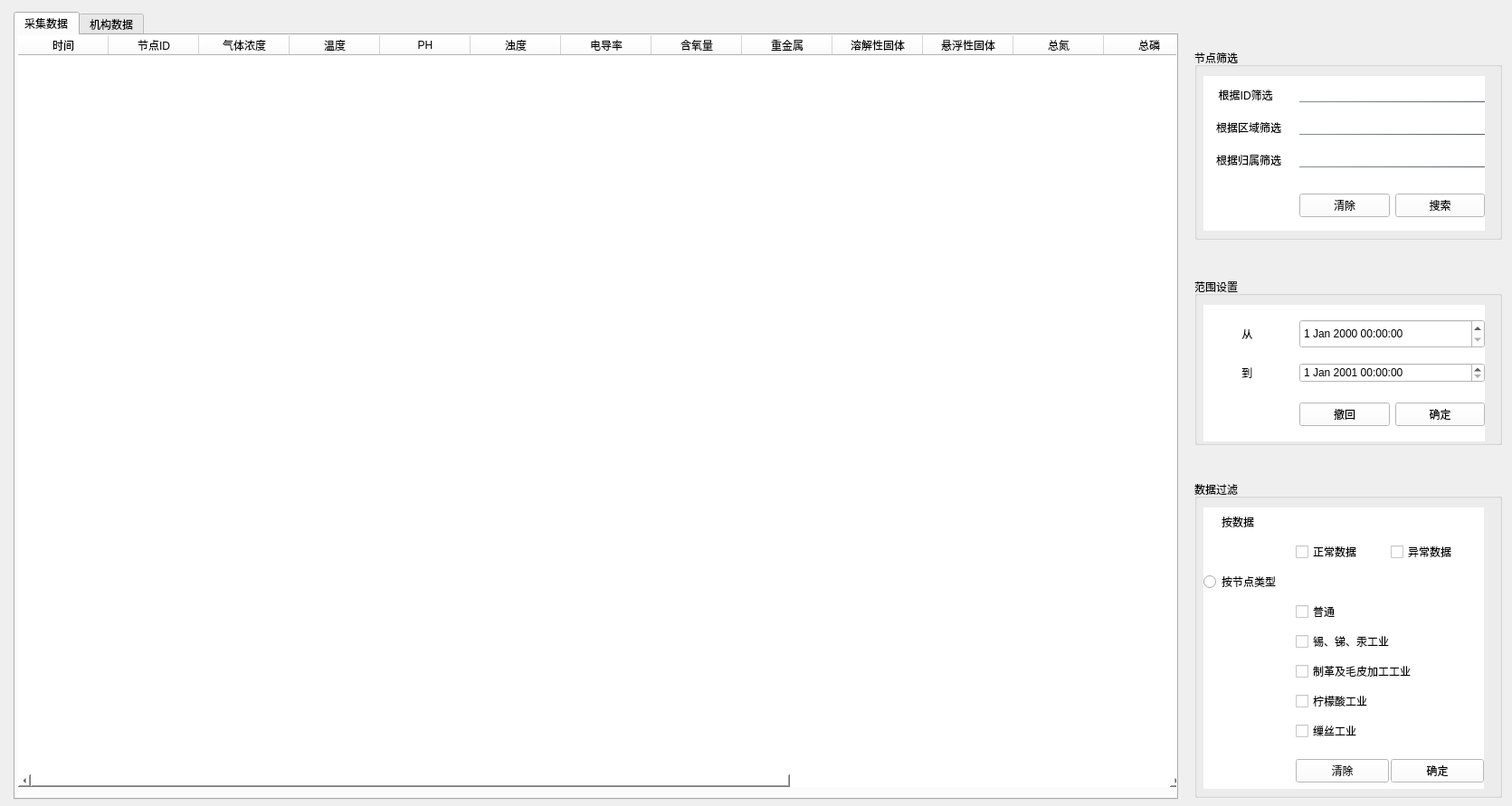
<?xml version="1.0" encoding="UTF-8"?>
<ui version="4.0">
 <class>DataView</class>
 <widget class="QWidget" name="DataView">
  <property name="geometry">
   <rect>
    <x>0</x>
    <y>0</y>
    <width>1671</width>
    <height>891</height>
   </rect>
  </property>
  <property name="windowTitle">
   <string>Form</string>
  </property>
  <widget class="QTabWidget" name="tabWidget">
   <property name="geometry">
    <rect>
     <x>15</x>
     <y>13</y>
     <width>1287</width>
     <height>871</height>
    </rect>
   </property>
   <property name="currentIndex">
    <number>0</number>
   </property>
   <widget class="QWidget" name="tab">
    <attribute name="title">
     <string>采集数据</string>
    </attribute>
    <widget class="QTableWidget" name="fluxTable">
     <property name="geometry">
      <rect>
       <x>3</x>
       <y>0</y>
       <width>1287</width>
       <height>831</height>
      </rect>
     </property>
     <property name="styleSheet">
      <string notr="true">background-color: rgba(255, 255, 255, 255);
border-radius:8px;</string>
     </property>
     <attribute name="horizontalHeaderCascadingSectionResizes">
      <bool>false</bool>
     </attribute>
     <column>
      <property name="text">
       <string>时间</string>
      </property>
     </column>
     <column>
      <property name="text">
       <string>节点ID</string>
      </property>
     </column>
     <column>
      <property name="text">
       <string>气体浓度</string>
      </property>
     </column>
     <column>
      <property name="text">
       <string>温度</string>
      </property>
     </column>
     <column>
      <property name="text">
       <string>PH</string>
      </property>
     </column>
     <column>
      <property name="text">
       <string>浊度</string>
      </property>
     </column>
     <column>
      <property name="text">
       <string>电导率</string>
      </property>
     </column>
     <column>
      <property name="text">
       <string>含氧量</string>
      </property>
     </column>
     <column>
      <property name="text">
       <string>重金属</string>
      </property>
     </column>
     <column>
      <property name="text">
       <string>  溶解性固体  </string>
      </property>
     </column>
     <column>
      <property name="text">
       <string>  悬浮性固体  </string>
      </property>
     </column>
     <column>
      <property name="text">
       <string>总氮</string>
      </property>
     </column>
     <column>
      <property name="text">
       <string>总磷</string>
      </property>
     </column>
     <column>
      <property name="text">
       <string>总有机碳</string>
      </property>
     </column>
     <column>
      <property name="text">
       <string>BOD</string>
      </property>
     </column>
     <column>
      <property name="text">
       <string>COD</string>
      </property>
     </column>
     <column>
      <property name="text">
       <string>细菌</string>
      </property>
     </column>
     <column>
      <property name="text">
       <string>大肠杆菌</string>
      </property>
     </column>
    </widget>
   </widget>
   <widget class="QWidget" name="tab_2">
    <attribute name="title">
     <string>机构数据</string>
    </attribute>
    <widget class="QTableWidget" name="proTable">
     <property name="geometry">
      <rect>
       <x>1</x>
       <y>0</y>
       <width>1290</width>
       <height>831</height>
      </rect>
     </property>
     <column>
      <property name="text">
       <string>时间</string>
      </property>
     </column>
     <column>
      <property name="text">
       <string>节点编号</string>
      </property>
     </column>
     <column>
      <property name="text">
       <string>PH排放</string>
      </property>
     </column>
     <column>
      <property name="text">
       <string>化学需氧量</string>
      </property>
     </column>
     <column>
      <property name="text">
       <string>总磷</string>
      </property>
     </column>
     <column>
      <property name="text">
       <string>总氮</string>
      </property>
     </column>
     <column>
      <property name="text">
       <string>氨氮</string>
      </property>
     </column>
     <column>
      <property name="text">
       <string>石油类</string>
      </property>
     </column>
     <column>
      <property name="text">
       <string>悬浮物</string>
      </property>
     </column>
     <column>
      <property name="text">
       <string>悬浮物(其它)</string>
      </property>
     </column>
     <column>
      <property name="text">
       <string>硫化物</string>
      </property>
     </column>
     <column>
      <property name="text">
       <string>氟化物</string>
      </property>
     </column>
     <column>
      <property name="text">
       <string>总铜</string>
      </property>
     </column>
     <column>
      <property name="text">
       <string>总锌</string>
      </property>
     </column>
     <column>
      <property name="text">
       <string>总锡</string>
      </property>
     </column>
     <column>
      <property name="text">
       <string>总锑</string>
      </property>
     </column>
     <column>
      <property name="text">
       <string>总汞</string>
      </property>
     </column>
     <column>
      <property name="text">
       <string>总镉</string>
      </property>
     </column>
     <column>
      <property name="text">
       <string>总铅</string>
      </property>
     </column>
     <column>
      <property name="text">
       <string>总砷</string>
      </property>
     </column>
     <column>
      <property name="text">
       <string>六价铬</string>
      </property>
     </column>
     <column>
      <property name="text">
       <string>气体浓度</string>
      </property>
     </column>
     <column>
      <property name="text">
       <string>浊度</string>
      </property>
     </column>
     <column>
      <property name="text">
       <string>电导率</string>
      </property>
     </column>
     <column>
      <property name="text">
       <string>重金属</string>
      </property>
     </column>
     <column>
      <property name="text">
       <string>溶解性固体</string>
      </property>
     </column>
     <column>
      <property name="text">
       <string>总有机碳</string>
      </property>
     </column>
     <column>
      <property name="text">
       <string>五日生化需氧量</string>
      </property>
     </column>
     <column>
      <property name="text">
       <string>生物需氧量</string>
      </property>
     </column>
     <column>
      <property name="text">
       <string>总磷</string>
      </property>
     </column>
     <column>
      <property name="text">
       <string>细菌总数</string>
      </property>
     </column>
     <column>
      <property name="text">
       <string>大肠杆菌数</string>
      </property>
     </column>
     <column>
      <property name="text">
       <string>色度</string>
      </property>
     </column>
     <column>
      <property name="text">
       <string>动植物油</string>
      </property>
     </column>
     <column>
      <property name="text">
       <string>氯离子</string>
      </property>
     </column>
     <column>
      <property name="text">
       <string>总铬</string>
      </property>
     </column>
    </widget>
   </widget>
  </widget>
  <widget class="QGroupBox" name="nodeinfogroup3">
   <property name="geometry">
    <rect>
     <x>1320</x>
     <y>307</y>
     <width>340</width>
     <height>185</height>
    </rect>
   </property>
   <property name="title">
    <string>范围设置</string>
   </property>
   <widget class="QWidget" name="widget" native="true">
    <property name="geometry">
     <rect>
      <x>10</x>
      <y>30</y>
      <width>311</width>
      <height>151</height>
     </rect>
    </property>
    <property name="styleSheet">
     <string notr="true">background-color: rgb(255, 255, 255);</string>
    </property>
    <layout class="QGridLayout" name="gridLayout_2">
     <property name="verticalSpacing">
      <number>0</number>
     </property>
     <item row="1" column="1" colspan="2">
      <widget class="QDateTimeEdit" name="dateTimeEdit_2">
       <property name="maximumSize">
        <size>
         <width>205</width>
         <height>16777215</height>
        </size>
       </property>
       <property name="dateTime">
        <datetime>
         <hour>0</hour>
         <minute>0</minute>
         <second>0</second>
         <year>2001</year>
         <month>1</month>
         <day>1</day>
        </datetime>
       </property>
      </widget>
     </item>
     <item row="0" column="0">
      <widget class="QLabel" name="label_7">
       <property name="maximumSize">
        <size>
         <width>100</width>
         <height>16777215</height>
        </size>
       </property>
       <property name="styleSheet">
        <string notr="true">background-color: rgba(255, 255, 255,0);</string>
       </property>
       <property name="text">
        <string>从 </string>
       </property>
       <property name="alignment">
        <set>Qt::AlignCenter</set>
       </property>
      </widget>
     </item>
     <item row="1" column="0">
      <widget class="QLabel" name="label_8">
       <property name="minimumSize">
        <size>
         <width>100</width>
         <height>0</height>
        </size>
       </property>
       <property name="maximumSize">
        <size>
         <width>100</width>
         <height>16777215</height>
        </size>
       </property>
       <property name="styleSheet">
        <string notr="true">background-color: rgb(255, 255, 255);</string>
       </property>
       <property name="text">
        <string>到 </string>
       </property>
       <property name="alignment">
        <set>Qt::AlignCenter</set>
       </property>
      </widget>
     </item>
     <item row="3" column="1">
      <widget class="QPushButton" name="pushButton_7">
       <property name="text">
        <string>撤回</string>
       </property>
      </widget>
     </item>
     <item row="0" column="1" colspan="2">
      <widget class="QDateTimeEdit" name="dateTimeEdit">
       <property name="minimumSize">
        <size>
         <width>205</width>
         <height>32</height>
        </size>
       </property>
       <property name="maximumSize">
        <size>
         <width>194</width>
         <height>16777215</height>
        </size>
       </property>
      </widget>
     </item>
     <item row="3" column="2">
      <widget class="QPushButton" name="pushButton_8">
       <property name="text">
        <string>确定</string>
       </property>
      </widget>
     </item>
     <item row="2" column="1">
      <spacer name="verticalSpacer_2">
       <property name="orientation">
        <enum>Qt::Vertical</enum>
       </property>
       <property name="sizeType">
        <enum>QSizePolicy::Fixed</enum>
       </property>
       <property name="sizeHint" stdset="0">
        <size>
         <width>20</width>
         <height>6</height>
        </size>
       </property>
      </spacer>
     </item>
    </layout>
   </widget>
  </widget>
  <widget class="QGroupBox" name="nodeinfogroup2">
   <property name="geometry">
    <rect>
     <x>1320</x>
     <y>54</y>
     <width>340</width>
     <height>211</height>
    </rect>
   </property>
   <property name="title">
    <string>节点筛选</string>
   </property>
   <widget class="QWidget" name="widget" native="true">
    <property name="geometry">
     <rect>
      <x>10</x>
      <y>30</y>
      <width>311</width>
      <height>171</height>
     </rect>
    </property>
    <property name="styleSheet">
     <string notr="true">background-color: rgb(255, 255, 255);</string>
    </property>
    <layout class="QGridLayout" name="gridLayout_3">
     <item row="0" column="0">
      <widget class="QLabel" name="label_3">
       <property name="minimumSize">
        <size>
         <width>0</width>
         <height>0</height>
        </size>
       </property>
       <property name="styleSheet">
        <string notr="true">background-color: rgba(255, 255, 255,0);</string>
       </property>
       <property name="text">
        <string>根据ID筛选  </string>
       </property>
       <property name="alignment">
        <set>Qt::AlignCenter</set>
       </property>
      </widget>
     </item>
     <item row="2" column="1" colspan="2">
      <widget class="QLineEdit" name="lineEdit_3">
       <property name="styleSheet">
        <string notr="true">border:none;
border-bottom: 1px solid ;
border-bottom-color: qlineargradient(spread:pad, x1:0, y1:0, x2:1, y2:0, stop:0 #868f96, stop:1#596164);</string>
       </property>
      </widget>
     </item>
     <item row="1" column="1" colspan="2">
      <widget class="QLineEdit" name="lineEdit_2">
       <property name="styleSheet">
        <string notr="true">border:none;
border-bottom: 1px solid ;
border-bottom-color: qlineargradient(spread:pad, x1:0, y1:0, x2:1, y2:0, stop:0 #868f96, stop:1#596164);</string>
       </property>
      </widget>
     </item>
     <item row="0" column="1" colspan="2">
      <widget class="QLineEdit" name="lineEdit">
       <property name="minimumSize">
        <size>
         <width>205</width>
         <height>0</height>
        </size>
       </property>
       <property name="styleSheet">
        <string notr="true">border:none;
border-bottom: 1px solid ;
border-bottom-color: qlineargradient(spread:pad, x1:0, y1:0, x2:1, y2:0, stop:0 #868f96, stop:1#596164);</string>
       </property>
      </widget>
     </item>
     <item row="1" column="0">
      <widget class="QLabel" name="label_4">
       <property name="minimumSize">
        <size>
         <width>100</width>
         <height>0</height>
        </size>
       </property>
       <property name="styleSheet">
        <string notr="true">background-color: rgb(255, 255, 255);</string>
       </property>
       <property name="text">
        <string>根据区域筛选</string>
       </property>
       <property name="alignment">
        <set>Qt::AlignCenter</set>
       </property>
      </widget>
     </item>
     <item row="4" column="2">
      <widget class="QPushButton" name="pushButton">
       <property name="text">
        <string>搜索</string>
       </property>
      </widget>
     </item>
     <item row="4" column="1">
      <widget class="QPushButton" name="pushButton_2">
       <property name="text">
        <string>清除</string>
       </property>
      </widget>
     </item>
     <item row="2" column="0" alignment="Qt::AlignHCenter">
      <widget class="QLabel" name="label_5">
       <property name="styleSheet">
        <string notr="true">background-color: rgb(255, 255, 255);</string>
       </property>
       <property name="text">
        <string>根据归属筛选</string>
       </property>
      </widget>
     </item>
     <item row="3" column="1">
      <spacer name="verticalSpacer">
       <property name="orientation">
        <enum>Qt::Vertical</enum>
       </property>
       <property name="sizeType">
        <enum>QSizePolicy::Fixed</enum>
       </property>
       <property name="sizeHint" stdset="0">
        <size>
         <width>20</width>
         <height>10</height>
        </size>
       </property>
      </spacer>
     </item>
    </layout>
   </widget>
  </widget>
  <widget class="QGroupBox" name="nodeinfogroup4">
   <property name="geometry">
    <rect>
     <x>1320</x>
     <y>531</y>
     <width>340</width>
     <height>351</height>
    </rect>
   </property>
   <property name="title">
    <string>数据过滤</string>
   </property>
   <widget class="QWidget" name="widget" native="true">
    <property name="geometry">
     <rect>
      <x>10</x>
      <y>30</y>
      <width>310</width>
      <height>311</height>
     </rect>
    </property>
    <property name="styleSheet">
     <string notr="true">background-color: rgb(255, 255, 255);</string>
    </property>
    <layout class="QGridLayout" name="gridLayout">
     <property name="horizontalSpacing">
      <number>2</number>
     </property>
     <property name="verticalSpacing">
      <number>5</number>
     </property>
     <item row="9" column="1">
      <widget class="QPushButton" name="pushButton_6">
       <property name="text">
        <string>清除</string>
       </property>
      </widget>
     </item>
     <item row="9" column="2">
      <widget class="QPushButton" name="pushButton_5">
       <property name="text">
        <string>确定</string>
       </property>
      </widget>
     </item>
     <item row="3" column="1">
      <widget class="QCheckBox" name="checkBox_3">
       <property name="styleSheet">
        <string notr="true">background-color: rgb(255, 255, 255);</string>
       </property>
       <property name="text">
        <string>普通</string>
       </property>
      </widget>
     </item>
     <item row="7" column="1">
      <widget class="QCheckBox" name="checkBox_7">
       <property name="styleSheet">
        <string notr="true">background-color: rgb(255, 255, 255);</string>
       </property>
       <property name="text">
        <string>缫丝工业</string>
       </property>
      </widget>
     </item>
     <item row="5" column="1" colspan="2">
      <widget class="QCheckBox" name="checkBox_5">
       <property name="styleSheet">
        <string notr="true">background-color: rgb(255, 255, 255);</string>
       </property>
       <property name="text">
        <string>制革及毛皮加工工业</string>
       </property>
      </widget>
     </item>
     <item row="1" column="1">
      <widget class="QCheckBox" name="checkBox">
       <property name="styleSheet">
        <string notr="true">background-color: rgb(255, 255, 255);
</string>
       </property>
       <property name="text">
        <string>正常数据</string>
       </property>
      </widget>
     </item>
     <item row="0" column="0">
      <widget class="QRadioButton" name="radioButton_3">
       <property name="styleSheet">
        <string notr="true">background-color: rgba(255, 255, 255,0);</string>
       </property>
       <property name="text">
        <string>按数据</string>
       </property>
      </widget>
     </item>
     <item row="4" column="1" colspan="2">
      <widget class="QCheckBox" name="checkBox_4">
       <property name="minimumSize">
        <size>
         <width>205</width>
         <height>0</height>
        </size>
       </property>
       <property name="styleSheet">
        <string notr="true">background-color: rgb(255, 255, 255);</string>
       </property>
       <property name="text">
        <string>锡、锑、汞工业</string>
       </property>
      </widget>
     </item>
     <item row="1" column="2">
      <widget class="QCheckBox" name="checkBox_2">
       <property name="styleSheet">
        <string notr="true">background-color: rgb(255, 255, 255);</string>
       </property>
       <property name="text">
        <string>异常数据</string>
       </property>
      </widget>
     </item>
     <item row="8" column="1">
      <spacer name="verticalSpacer_3">
       <property name="orientation">
        <enum>Qt::Vertical</enum>
       </property>
       <property name="sizeType">
        <enum>QSizePolicy::Fixed</enum>
       </property>
       <property name="sizeHint" stdset="0">
        <size>
         <width>20</width>
         <height>10</height>
        </size>
       </property>
      </spacer>
     </item>
     <item row="6" column="1" colspan="2">
      <widget class="QCheckBox" name="checkBox_6">
       <property name="styleSheet">
        <string notr="true">background-color: rgb(255, 255, 255);</string>
       </property>
       <property name="text">
        <string>柠檬酸工业</string>
       </property>
      </widget>
     </item>
     <item row="2" column="0">
      <widget class="QRadioButton" name="radioButton_4">
       <property name="maximumSize">
        <size>
         <width>100</width>
         <height>16777215</height>
        </size>
       </property>
       <property name="styleSheet">
        <string notr="true">background-color: rgb(255, 255, 255);</string>
       </property>
       <property name="text">
        <string>按节点类型</string>
       </property>
      </widget>
     </item>
    </layout>
   </widget>
  </widget>
 </widget>
 <resources/>
 <connections/>
</ui>
